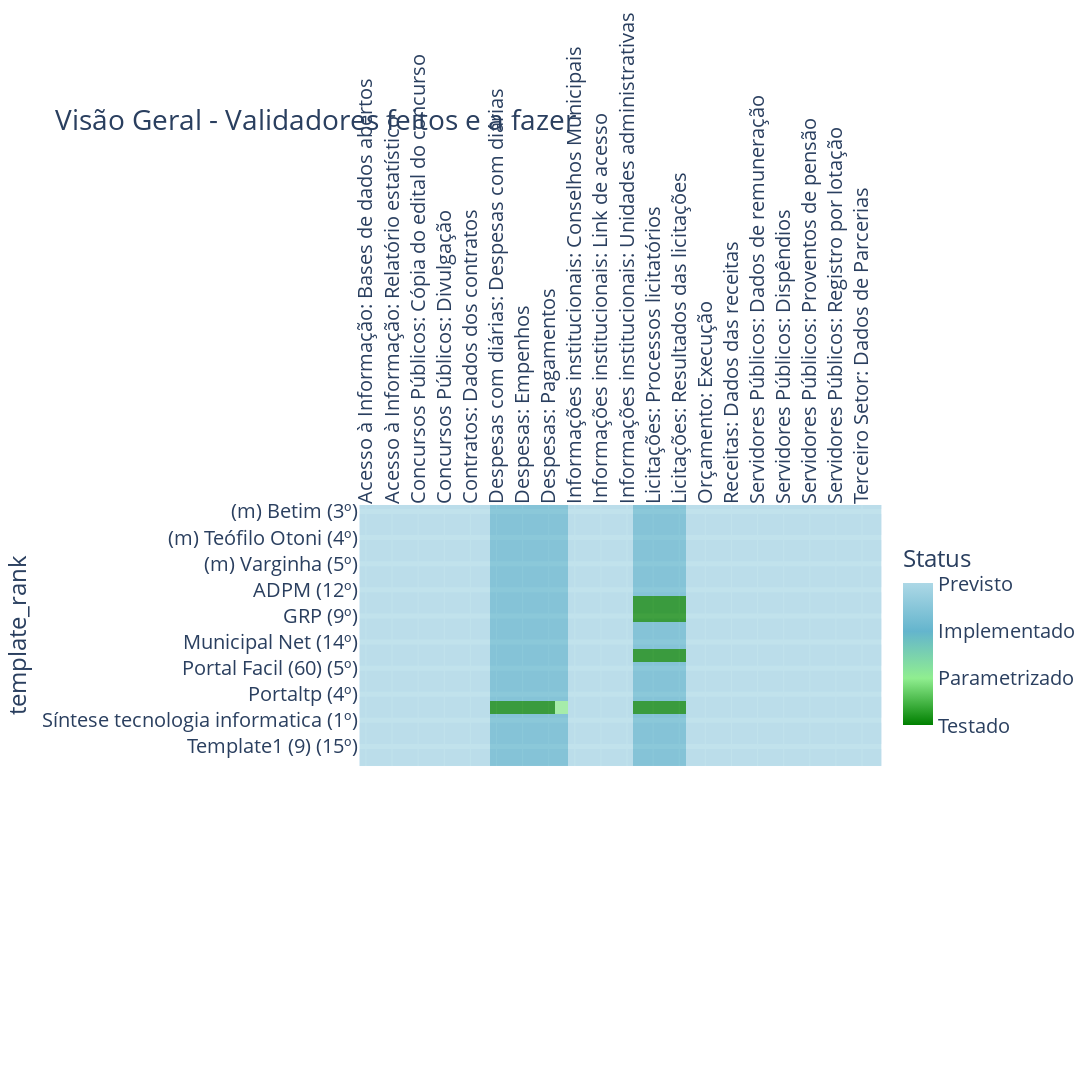

The cell this chart's notebook holds for it:
### Code cell
import plotly.express as px
import matplotlib.pyplot as plt

def plot_status_epics_dev(df, title, y_column, x_column, hue, showlegend=True):    

    fig = px.imshow(
        df, height=1500, width=1600, title=title,
        color_continuous_scale=[(0, "green"), (0.33, 'lightgreen'), (0.66, "#64b5cd"), (1, 'lightblue')]
    )     
        
    fig.update_traces(opacity=0.75)
    fig.update_xaxes(tickangle=-90, side="top")
    fig.update_yaxes(showgrid=True, gridwidth=5)
    
    fig.update_layout(
        coloraxis_colorbar=dict(
            title="Status", 
            tickvals=[1,2,3,4],
            ticktext=["Testado","Parametrizado","Implementado",'Previsto'],
            lenmode="pixels", 
            len=200), 
        font=dict(size=20)
    )
    
    return fig


figures.plot_status_epics_dev = plot_status_epics_dev

epics_dev_df = pd.read_csv("data/epics_dev.csv", index_col="template_rank")

fig = figures.plot_status_epics_dev(epics_dev_df, title='Visão Geral - Validadores feitos e a fazer',        
        y_column='template', x_column='title', hue="state", showlegend=True)


fig.write_image('./fig/status-dev.png', scale=1)
fig

### Figure 1 — Plotly figure (JSON) as saved in the notebook; plotly's stock layout.template omitted (floating-point values rounded to 4 significant figures; data arrays with more than 128 entries replaced by an {"elided": "..."} marker saying what was removed)
{"data": [{"coloraxis": "coloraxis", "hovertemplate": "x: %{x}<br>template_rank: %{y}<br>color: %{z}<extra></extra>", "name": "0", "opacity": 0.75, "type": "heatmap", "x": ["Acesso à Informação: Bases de dados abertos", "Acesso à Informação: Informações", "Acesso à Informação: Relatório estatístico", "Acesso à Informação: Requisitos Exigidos", "Concursos Públicos: Cópia do edital do concurso", "Concursos Públicos: Dados do Concurso", "Concursos Públicos: Divulgação", "Contratos: Conteúdo integral", "Contratos: Dados dos contratos", "Contratos: Gerar relatório", "Despesas com diárias: Despesas com diárias", "Despesas: Consulta", "Despesas: Empenhos", "Despesas: Gerar relatório", "Despesas: Pagamentos", "Despesas: Relatórios", "Informações institucionais: Conselhos Municipais", "Informações institucionais: Estrutura organizacional", "Informações institucionais: Link de acesso", "Informações institucionais: Registro das competências", "Informações institucionais: Unidades administrativas", "Licitações: Editais", "Licitações: Processos licitatórios", "Licitações: Registro dos procedimentos", "Licitações: Resultados das licitações", "Obras públicas: Dados para acompanhamento", "Orçamento: Execução", "Orçamento: Legislação", "Receitas: Dados das receitas", "Servidores Públicos: Auxilios", "Servidores Públicos: Dados de remuneração", "Servidores Públicos: Dados dos servidores", "Servidores Públicos: Dispêndios", "Servidores Públicos: Proventos de aposentadoria", "Servidores Públicos: Proventos de pensão", "Servidores Públicos: Registro da remuneração", "Servidores Públicos: Registro por lotação", "Servidores Públicos: Relatório mensal", "Terceiro Setor: Dados de Parcerias", "Terceiro Setor: Repasses"], "xaxis": "x", "y": ["(m) Betim (3º)", "(m) Juiz de Fora (2º)", "(m) Teófilo Otoni (4º)", "(m) Uberlândia (1º)", "(m) Varginha (5º)", "ABO (13º)", "ADPM (12º)", "Betha (10º)", "GRP (9º)", "Memory (2º)", "Municipal Net (14º)", "PT (7º)", "Portal Facil (60) (5º)", "Portal Fácil (46) (6º)", "Portaltp (4º)", "Siplanweb (3º)", "Síntese tecnologia informatica (1º)", "Template1 (22) (11º)", "Template1 (9) (15º)", "Template2 (8º)"], "yaxis": "y", "z": {"elided": "20x40 int values"}}], "layout": {"coloraxis": {"colorbar": {"len": 200, "lenmode": "pixels", "ticktext": ["Testado", "Parametrizado", "Implementado", "Previsto"], "tickvals": [1, 2, 3, 4], "title": {"text": "Status"}}, "colorscale": [[0, "green"], [0.33, "lightgreen"], [0.66, "#64b5cd"], [1, "lightblue"]]}, "font": {"size": 20}, "height": 1500, "title": {"text": "Visão Geral - Validadores feitos e a fazer"}, "width": 1600, "xaxis": {"anchor": "y", "autorange": true, "constrain": "domain", "domain": [0.0004817, 0.9995], "range": [-0.5, 39.5], "scaleanchor": "y", "side": "top", "tickangle": -90, "type": "category"}, "yaxis": {"anchor": "x", "autorange": true, "constrain": "domain", "domain": [0.3036, 0.6964], "gridwidth": 5, "range": [19.5, -0.5], "showgrid": true, "title": {"text": "template_rank"}, "type": "category"}}}
